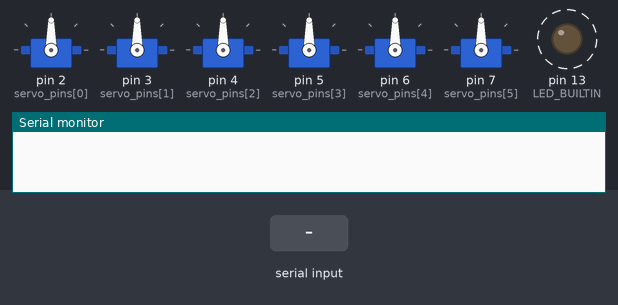
Recording of a sketch running on a simulated Arduino Uno, built with avr-gcc and run on an emulated ATmega328P. Shown: 6 × servo, output pins drawn as LEDs (lit = HIGH), the last lines printed to the serial monitor. Dashed ring = blinking. The test bench sets the inputs (shaded band).

Above: at 1.3 s.
1.4 s: "s" received over Serial
At 1.55 s:
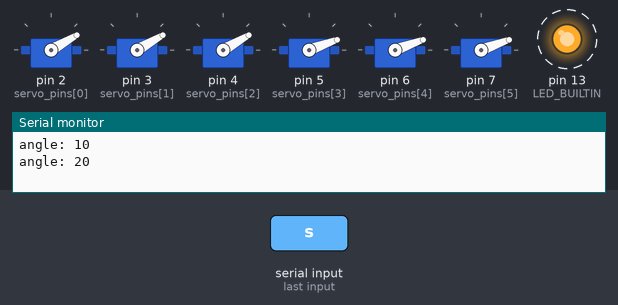
4.4 s: "a" received over Serial
7.4 s: "d" received over Serial
At 8.1 s:
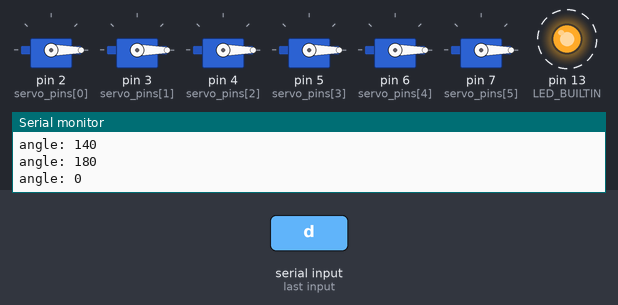
10.4 s: "s" received over Serial
At 11.02 s:
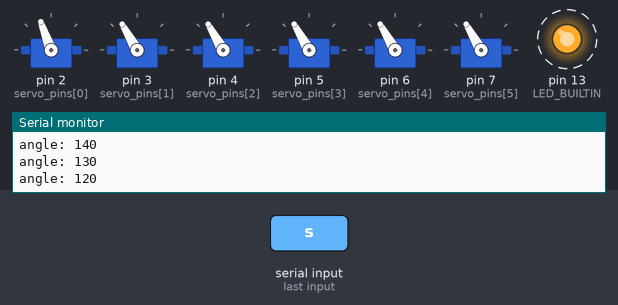
13.4 s: "w" received over Serial
16.4 s: "a" received over Serial
At 17.4 s:
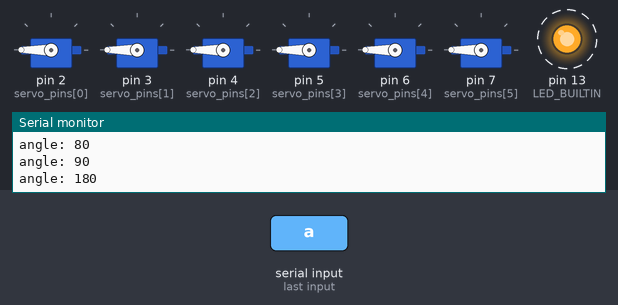
Timing chart, 0 to 20.4 s (numbered marks = the images above; inputs shaded):
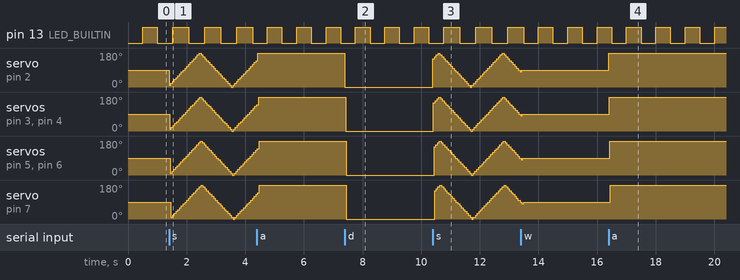

Measured:
- after the input at 7.4 s, servo on pin 2 (servo_pins[0]), servo on pin 3 (servo_pins[1]), servo on pin 4 (servo_pins[2]), servo on pin 5 (servo_pins[3]), servo on pin 6 (servo_pins[4]): 180° → 0° at once; servo on pin 7 (servo_pins[5]): 180° → 0° after 0.05 s
- after the input at 16.4 s, servo on pin 2 (servo_pins[0]), servo on pin 3 (servo_pins[1]), servo on pin 4 (servo_pins[2]), servo on pin 5 (servo_pins[3]), servo on pin 6 (servo_pins[4]): 90° → 180° at once; servo on pin 7 (servo_pins[5]): 90° → 180° after 0.05 s
- by itself, pin 13 (LED_BUILTIN): alternates HIGH for 0.50 s and LOW for 0.50 s

The sketch:

mini_rover_servos_test.ino
```cpp
#include "PWMServo.h"

#define MAX_SERVOS 6
#define LED_INTERVAL_MS 500
#define STEP 10

PWMServo servos[MAX_SERVOS];
uint8_t servo_pins[MAX_SERVOS] = { 2, 3, 4, 5, 6, 7 };

bool is_sweeping = false;
bool increment = true;
int pos = 0;

unsigned long last_time = 0;
byte state = 0;

void setup()
{
    Serial.begin(115200);
    delay(100);

    pinMode(LED_BUILTIN, OUTPUT);

    for(int i = 0; i < MAX_SERVOS; i++){
        servos[i].attach(servo_pins[i]);
    }
}

void sweep()
{
    if(pos >= 180)
        increment = false;

    if(pos <= 0)
        increment = true;

    pos = increment ? pos + STEP :  pos - STEP;

    position(pos);
}

void position(int angle)
{
    for(int i = 0; i < MAX_SERVOS; i++){
        servos[i].write(angle);
        delay(10);
    }

    Serial.print("angle: ");
    Serial.println(angle);
}

// 180 == left
// 90 == center
// 0 == right
void loop()
{
    if(Serial.available())
    {
        const char c = Serial.read();

        switch(c){
            case 's':
                is_sweeping = true;
                break;

            case 'a':
                is_sweeping = false;
                position(180);
                break;

            case 'w':
                is_sweeping = false;
                position(90);
                break;

            case 'd':
                is_sweeping = false;
                position(0);
                break;

            default:
                break;
        }
    }

    if(is_sweeping)
        sweep();

    unsigned long now = millis();

    if(now - last_time > LED_INTERVAL_MS){
        last_time = now;
        state = !state;
        digitalWrite(LED_BUILTIN, state);
    }
}
```
